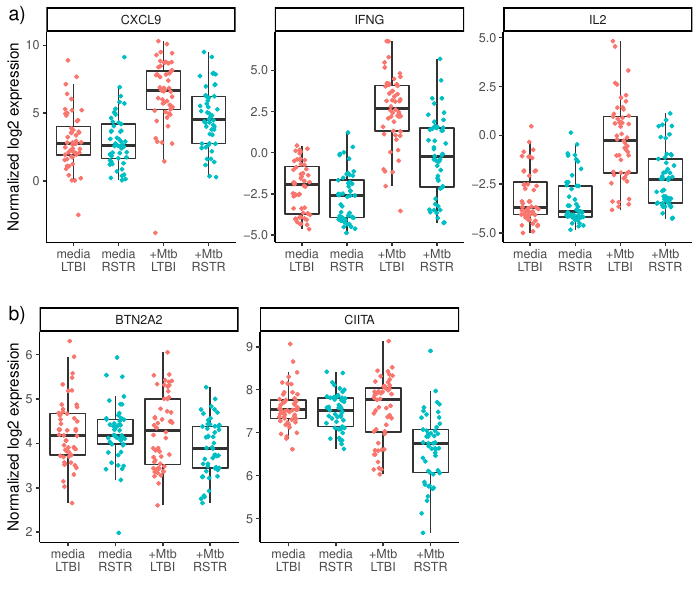

The script that saved this image:
library(tidyverse)
library(cowplot)
library(kableExtra)

#### Expression data ####
genes.OI <- c("IFNG","IL2","CXCL9")
genes.OI2 <- c("CIITA","BTN2A2")

attach("../Uganda/data_clean/RSTR_RNAseq_data_combined_uniqueFULLID.RData")
voomU <- dat.combined.voom

datU <- voomU$E %>% 
  rownames_to_column("gene")%>% 
  filter(gene %in% c(genes.OI,genes.OI2)) %>% 
  pivot_longer(-gene, names_to = "libID") %>% 
  left_join(select(voomU$targets, libID, Sample_Group)) %>% 
  mutate(dataset="Uganda")

dat.all <- datU %>% 
  separate(libID, into=c("ID","condition"), sep="_", remove=FALSE) %>% 
  mutate(condition = recode(condition, "MEDIA"="media","TB"="+Mtb"),
         x = paste(condition, Sample_Group, sep="\n"),
         x = factor(x, levels=c("media\nLTBI","media\nRSTR",
                                "+Mtb\nLTBI","+Mtb\nRSTR"))) %>% 
  mutate(dataset = factor(dataset, levels=c("Uganda","South Africa")))

#### Plot ####
plot1 <- dat.all %>% 
  filter(gene %in% genes.OI) %>% 
  
  ggplot(aes(x=x, y=value,)) +
  geom_boxplot(outlier.shape = NA) +
  geom_point(aes( color=Sample_Group),
             position=position_jitterdodge(), size=1) +
  theme_classic() +
  facet_wrap(~gene, scales="free") +
  labs(y="Normalized log2 expression", x="", fill="") +
  theme(legend.position = "none")
plot1

plot2 <- dat.all %>% 
  filter(gene %in% genes.OI2) %>% 
  
  ggplot(aes(x=x, y=value,)) +
  geom_boxplot(outlier.shape = NA) +
  geom_point(aes( color=Sample_Group),
             position=position_jitterdodge(), size=1) +
  theme_classic() +
  facet_wrap(~gene, scales="free") +
  labs(y="Normalized log2 expression", x="", fill="") +
  theme(legend.position = "none")
plot2

#### Save ####
row2 <- plot_grid(plot2, NULL, labels = c("b)",""), 
                  label_fontface = "plain",
                  rel_widths = c(2,1))
ggsave(plot_grid(plot1,row2, labels = c("a)",""), 
                 label_fontface = "plain", nrow=2), 
       filename="FigS5.gene.boxplot.pdf", width=7, height=6)

tiff("FigS5.gene.boxplot.tiff", width=7, height=6, units="in", res=300)
plot_grid(plot1,row2, labels = c("a)",""), 
          label_fontface = "plain", nrow=2)
dev.off()
